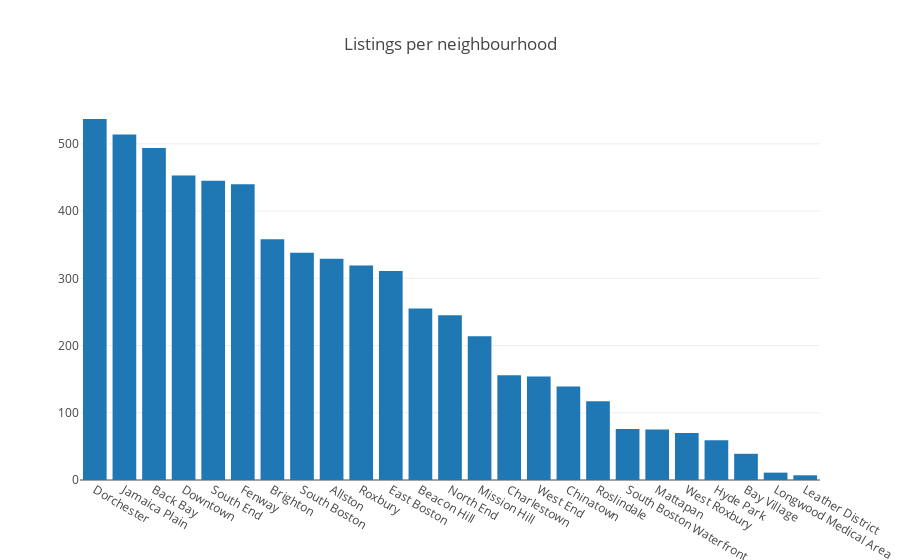

Source (notebook cell):
### Code cell
data_g3 = [
    go.Bar(
        x=neighbourhood_table.index, # assign x as the dataframe column 'x'
        y=neighbourhood_table.Count
    )
]
layout_g3 = go.Layout(
    #barmode='group',
    title = 'Listings per neighbourhood'
)
fig1 = go.Figure(data=data_g3, layout=layout_g3)
off.iplot(fig1,filename='Sample')

### Figure 1 — Plotly figure (JSON) as saved in the notebook; plotly's stock layout.template omitted (floating-point values rounded to 4 significant figures)
{"data": [{"type": "bar", "uid": "3f2c39a4-6048-4f06-a8f8-c3b1d38ea48b", "x": ["Dorchester", "Jamaica Plain", "Back Bay", "Downtown", "South End", "Fenway", "Brighton", "South Boston", "Allston", "Roxbury", "East Boston", "Beacon Hill", "North End", "Mission Hill", "Charlestown", "West End", "Chinatown", "Roslindale", "South Boston Waterfront", "Mattapan", "West Roxbury", "Hyde Park", "Bay Village", "Longwood Medical Area", "Leather District"], "y": [537, 514, 494, 453, 445, 440, 358, 338, 329, 319, 311, 255, 245, 214, 156, 154, 139, 117, 76, 75, 70, 59, 39, 11, 7]}], "layout": {"title": {"text": "Listings per neighbourhood"}}}
